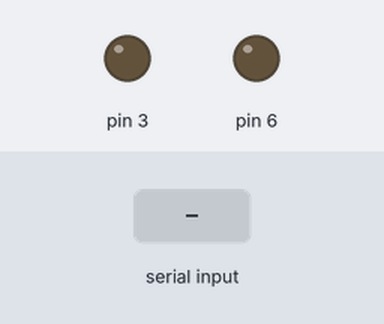
The sketch below on a simulated Arduino Uno, built with avr-gcc and run on an emulated ATmega328P. On the bench: output pins drawn as LEDs (lit = HIGH). The test bench sets the inputs (shaded band). What the sketch prints to the serial monitor is not drawn.

Above: at 0.9 s.
1.0 s: "90,45\n" received over Serial
At 2.3 s:
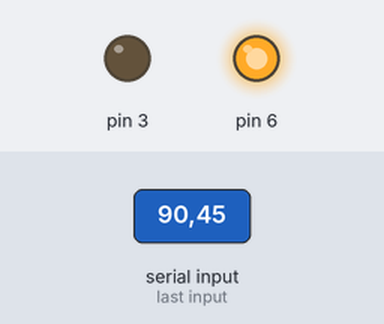
Timing chart, 0 to 4.0 s (numbered marks = the images above; inputs shaded):
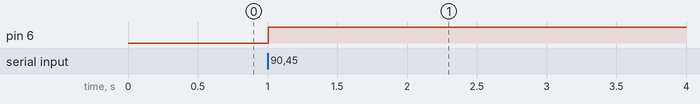

The sketch:

prb02.ino
```cpp
int A, B;
int arr[2];

void setup() {
  // put your setup code here, to run once:
  pinMode(3, OUTPUT);
  pinMode(6, OUTPUT);
  Serial.begin(9600);
  Serial.print("Take two integers: ");

  for (int i = 0; i < 2; i++)

  {
    while (Serial.available() == 0) {}
    arr[i] = Serial.parseInt();
  }

  A = arr[0];
  B = arr[1];
}

void loop() {
  // put your main code here, to run repeatedly:
  if (A % B == 0) {
    digitalWrite(6, HIGH);
    delay(1000);
    digitalWrite(3, LOW);
    delay(1000);

  } else {

    digitalWrite(6, LOW);
    delay(1000);
    digitalWrite(3, HIGH);
    delay(1000);
  }
}
```

Measured:
- after the input at 1.0 s, pin 6: LOW → HIGH at once
